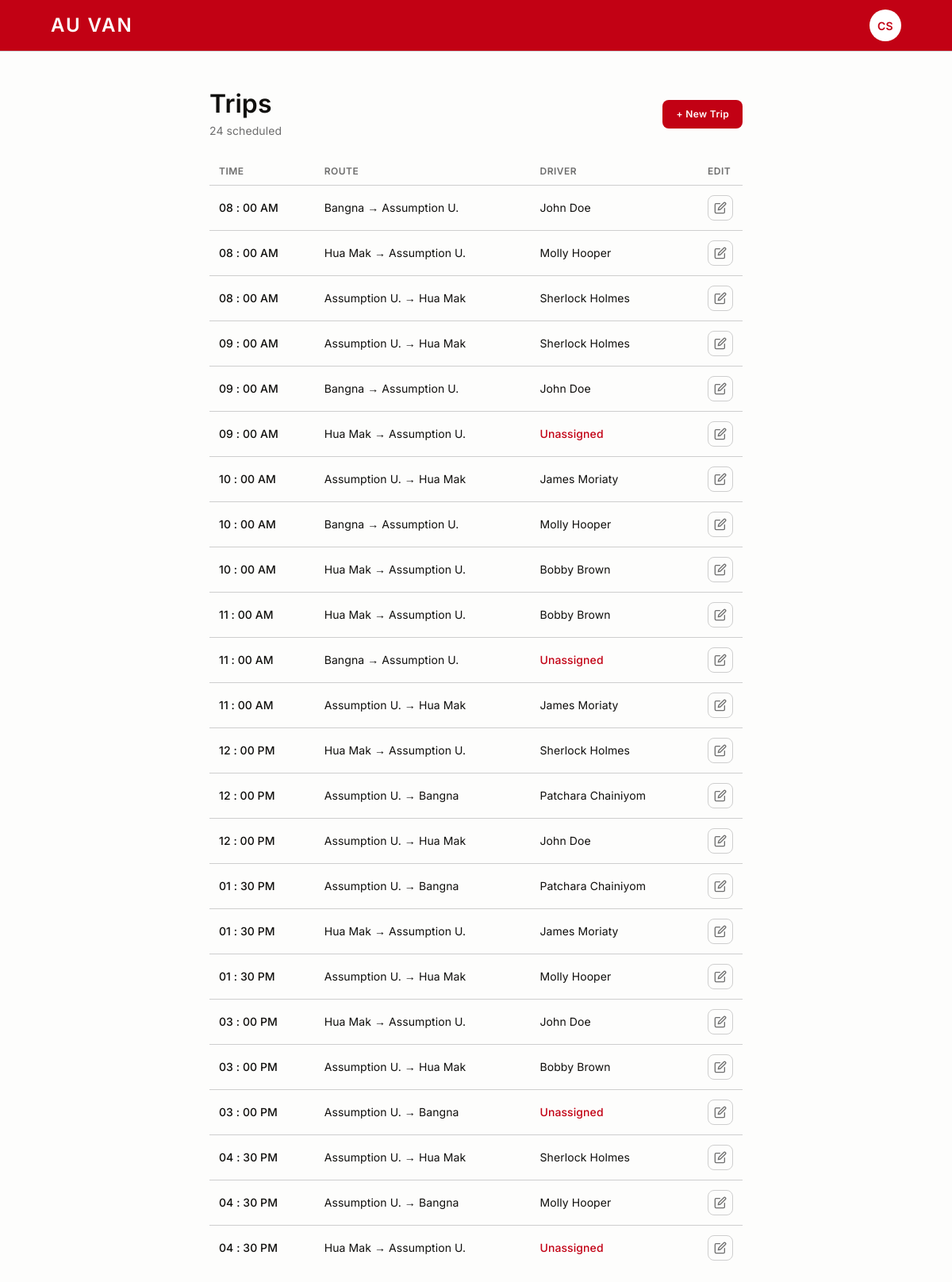
/admin-trips.php (signed in), run on the app's committed database.
### tables this page shows
CREATE TABLE trips (
    id          INT UNSIGNED NOT NULL AUTO_INCREMENT,
    route_id    INT UNSIGNED NOT NULL,
    van_id      INT UNSIGNED NOT NULL,
    driver_id   INT UNSIGNED NULL,                  
    trip_date   DATE         NOT NULL,
    depart_time TIME         NOT NULL,
    created_at  TIMESTAMP    NOT NULL DEFAULT CURRENT_TIMESTAMP,
    PRIMARY KEY (id),
    KEY idx_trips_when   (trip_date, depart_time),  
    KEY idx_trips_driver (driver_id),
    CONSTRAINT fk_trips_route  FOREIGN KEY (route_id)  REFERENCES routes (id) ON DELETE RESTRICT,
    CONSTRAINT fk_trips_van    FOREIGN KEY (van_id)    REFERENCES vans   (id) ON DELETE RESTRICT,
    CONSTRAINT fk_trips_driver FOREIGN KEY (driver_id) REFERENCES users  (id) ON DELETE SET NULL
);

CREATE TABLE users (
    id            INT UNSIGNED NOT NULL AUTO_INCREMENT,
    name          VARCHAR(100) NOT NULL,
    phone         VARCHAR(20)  NOT NULL,
    password_hash VARCHAR(255) NOT NULL,            
    role          ENUM('passenger','driver','admin') NOT NULL DEFAULT 'passenger',
    created_at    TIMESTAMP    NOT NULL DEFAULT CURRENT_TIMESTAMP,
    PRIMARY KEY (id),
    UNIQUE KEY uq_users_phone (phone)               
);

### includes/today.php (called while the page is built, shortened)
<?php
function today_iso(): string
{
    return '2026-05-10';
}

### includes/db.php (called while the page is built, shortened)
<?php
function db(): mysqli
{
    static $conn = null;
    if ($conn instanceof mysqli) {
        return $conn;
    }
    $conn = new mysqli(DB_HOST, DB_USER, DB_PASS, DB_NAME, DB_PORT);
    $conn->set_charset('utf8mb4');
    return $conn;
}

### includes/admin-today.php (called while the page is built, shortened)
<?php
require_once __DIR__ . '/db.php';
require_once __DIR__ . '/today.php';
function get_admin_trips(?string $date = null): array
{
    $date ??= today_iso();
    $stmt = db()->prepare("
        SELECT
            t.id,
            t.route_id,
            t.driver_id,
            u.name AS driver_name,
            DATE_FORMAT(t.depart_time, '%h : %i %p') AS time,
            t.depart_time AS raw_time
        FROM trips t
        LEFT JOIN users u ON u.id = t.driver_id
        WHERE t.trip_date = ?
        ORDER BY t.depart_time
    ");
    $stmt->bind_param('s', $date);
    $stmt->execute();
    $result = $stmt->get_result();
    $trips = [];
    while ($row = $result->fetch_assoc()) {
        $trips[] = [
            'id'        => (int) $row['id'],
            'route_id'  => (int) $row['route_id'],
            'driver_id' => $row['driver_id'] !== null ? (int) $row['driver_id'] : null,
            'driver'    => $row['driver_name'],
            'time'      => $row['time'],
            'raw_time'  => $row['raw_time'],
        ];
    }
    return $trips;
}

### includes/routes.php (called while the page is built, shortened)
<?php
require_once __DIR__ . '/db.php';
function get_routes(): array
{
    static $routes = null;
    if ($routes !== null) {
        return $routes;
    }
    $sql = "
        SELECT
            r.id,
            r.name,
            r.fare,
            (SELECT s.name FROM route_stops rs JOIN stops s ON s.id = rs.stop_id
               WHERE rs.route_id = r.id ORDER BY rs.seq ASC  LIMIT 1) AS `from`,
            (SELECT s.name FROM route_stops rs JOIN stops s ON s.id = rs.stop_id
               WHERE rs.route_id = r.id ORDER BY rs.seq DESC LIMIT 1) AS `to`
        FROM routes r
        ORDER BY r.id
    ";
    $routes = [];
    $result = db()->query($sql);
    while ($row = $result->fetch_assoc()) {
        $routes[(int) $row['id']] = [
            'name' => $row['name'],
            'from' => $row['from'],
            'to'   => $row['to'],
            'fare' => (int) $row['fare'],
        ];
    }
    return $routes;
}
function find_route(int $id): ?array
{
    return get_routes()[$id] ?? null;
}

### public/admin-trips.php (the view, shortened to what this page needs)
<?php
  require_once '../includes/routes.php';
  require_once '../includes/admin-today.php';
  $routes = get_routes();
  $trips = get_admin_trips();
  include '../includes/header.php';
?>
  <main class="page">
    <div class="container">
      <div class="trips-admin">
        <div class="trips-admin-head">
          <div>
            <h2>Trips</h2>
            <p class="trips-admin-count"><?= count($trips) ?> scheduled</p>
          </div>
          <a class="btn btn-primary btn-sm" href="admin-trips.php?new=1">+ New Trip</a>
        </div>
        <table class="data-table">
          <thead>
            <tr><th>Time</th><th>Route</th><th>Driver</th><th class="data-edit-col">Edit</th></tr>
          </thead>
          <tbody>
            <?php foreach ($trips as $t):
              $route = find_route($t['route_id']);
            ?>
              <tr>
                <td class="data-strong"><?= htmlspecialchars($t['time']) ?></td>
                <td><?= htmlspecialchars($route['from'] ?? '') ?> &rarr; <?= htmlspecialchars($route['to'] ?? '') ?></td>
                <td>
                  <?php if ($t['driver'] !== null): ?>
                    <?= htmlspecialchars($t['driver']) ?>
                  <?php else: ?>
                    <span class="trip-unassigned">Unassigned</span>
                  <?php endif; ?>
                </td>
                <td class="data-edit-col">
                  <a class="data-edit" href="admin-trips.php?assign=<?= (int) $t['id'] ?>" aria-label="Assign driver">
                    <svg viewBox="0 0 24 24" fill="none" stroke="currentColor" stroke-width="2"
                         stroke-linecap="round" stroke-linejoin="round" focusable="false">
                      <path d="M11 4H4a2 2 0 0 0-2 2v14a2 2 0 0 0 2 2h14a2 2 0 0 0 2-2v-7"></path>
                      <path d="M18.5 2.5a2.12 2.12 0 0 1 3 3L12 15l-4 1 1-4Z"></path>
                    </svg>
                  </a>
                </td>
              </tr>
            <?php endforeach; ?>
          </tbody>
        </table>
      </div>
    </div>
  </main>
<?php include '../includes/footer.php'; ?>

### public/css/style.css (style rules this page uses)
*, *::before, *::after { box-sizing: border-box; }
body, h1, h2, h3, h4, p, figure { margin: 0; }
img, svg { display: block; max-width: 100%; }
:root { --brand-primary: #c20114; --brand-primary-dark: #9c0110; --brand-tint: #f4e4e8; --yellow: #facc15; --yellow-bg: #fef9c3; --green: #16a34a; --green-bg: #dcfce7; --surface: #fdfdfc; --surface-alt: #eaeaea; --text-primary: #100f0d; --text-secondary: #6e6e6e; --text-muted: #a6a6a6; --border: #cecece; --on-primary: #ffffff; --text-xs: 12px; --text-sm: 14px; --text-base: 16px; --text-lg: 18px; --text-xl: 24px; --text-2xl: 32px; --text-3xl: 48px; --leading-tight: 1.15; --leading-normal: 1.5; --weight-regular: 400; --weight-medium: 500; --weight-semibold: 600; --space-1: 4px; --space-2: 8px; --space-3: 12px; --space-4: 16px; --space-5: 24px; --space-6: 32px; --space-7: 48px; --space-8: 64px; --control-h: 44px; --control-h-sm: 36px; --control-pad-x: var(--space-5); --btn-min-w: 140px; --w-narrow: 420px; --w-mid: 560px; --w-content: 720px; --w-wide: 1120px; --navbar-h: 64px; --avatar-size: 40px; --radius: 8px; --radius-pill: 999px; --border-w: 1px; --font-body: 'Inter', 'Noto Sans Thai', sans-serif; }
body { background: var(--surface); color: var(--text-primary); font-family: var(--font-body); font-size: var(--text-base); line-height: var(--leading-normal); letter-spacing: 0.005em; }
h2 { font-size: var(--text-2xl); font-weight: var(--weight-semibold); line-height: var(--leading-tight); }
a { color: var(--brand-primary); }
.page { padding-top: var(--space-7); padding-bottom: var(--space-7); }
.container { width: 100%; max-width: var(--w-content); margin-left: auto; margin-right: auto; padding-left: var(--space-5); padding-right: var(--space-5); }
.btn { display: inline-flex; align-items: center; justify-content: center; height: var(--control-h); min-width: var(--btn-min-w); padding: 0 var(--control-pad-x); border: var(--border-w) solid transparent; border-radius: var(--radius); font-size: var(--text-sm); font-weight: var(--weight-semibold); letter-spacing: 0.03em; text-decoration: none; cursor: pointer; transition: background-color 0.15s ease, color 0.15s ease; }
.btn-primary { background: var(--brand-primary); color: var(--on-primary); }
.btn-sm { height: var(--control-h-sm); min-width: 0; padding: 0 var(--space-4); font-size: var(--text-xs); }
.data-table { width: 100%; border-collapse: collapse; }
.data-table th { padding: var(--space-2) var(--space-3); text-align: left; font-size: var(--text-xs); font-weight: var(--weight-semibold); letter-spacing: 0.04em; text-transform: uppercase; color: var(--text-secondary); border-bottom: var(--border-w) solid var(--border); }
.data-table td { padding: var(--space-3); font-size: var(--text-sm); border-bottom: var(--border-w) solid var(--border); vertical-align: middle; }
.data-table tbody tr:last-child td { border-bottom: none; }
.data-strong { font-weight: var(--weight-medium); color: var(--text-primary); }
.data-edit-col { width: 1%; white-space: nowrap; text-align: right; }
.data-edit { display: inline-flex; align-items: center; justify-content: center; width: 32px; height: 32px; border-radius: var(--radius); border: var(--border-w) solid var(--border); background: var(--surface); color: var(--text-secondary); cursor: pointer; transition: border-color 0.15s ease, color 0.15s ease; }
.data-edit svg { width: 16px; height: 16px; }
.trips-admin { display: grid; row-gap: var(--space-5); }
.trips-admin-head { display: flex; align-items: center; justify-content: space-between; gap: var(--space-4); }
.trips-admin-count { margin-top: var(--space-1); font-size: var(--text-sm); color: var(--text-secondary); }
.trip-unassigned { font-weight: var(--weight-medium); color: var(--brand-primary); }

### data on the page
trips: time "08 : 00 AM", from "Bangna", to "Assumption U.", driver.name "John Doe"
trips: time "08 : 00 AM", from "Hua Mak", to "Assumption U.", driver.name "Molly Hooper"
trips: time "08 : 00 AM", from "Assumption U.", to "Hua Mak", driver.name "Sherlock Holmes"
trips: time "09 : 00 AM", from "Assumption U.", to "Hua Mak", driver.name "Sherlock Holmes"
trips: time "09 : 00 AM", from "Bangna", to "Assumption U.", driver.name "John Doe"
trips: time "09 : 00 AM", from "Hua Mak", to "Assumption U.", shows "Unassigned"
trips: time "10 : 00 AM", from "Assumption U.", to "Hua Mak", driver.name "James Moriaty"
trips: time "10 : 00 AM", from "Bangna", to "Assumption U.", driver.name "Molly Hooper"
trips: time "10 : 00 AM", from "Hua Mak", to "Assumption U.", driver.name "Bobby Brown"
trips: time "11 : 00 AM", from "Hua Mak", to "Assumption U.", driver.name "Bobby Brown"
trips: time "11 : 00 AM", from "Bangna", to "Assumption U.", shows "Unassigned"
trips: time "11 : 00 AM", from "Assumption U.", to "Hua Mak", driver.name "James Moriaty"
trips: time "12 : 00 PM", from "Hua Mak", to "Assumption U.", driver.name "Sherlock Holmes"
trips: time "12 : 00 PM", route "Assumption U.", route "Bangna", driver.name "Patchara Chainiyom"
trips: time "12 : 00 PM", from "Assumption U.", to "Hua Mak", driver.name "John Doe"
trips: time "01 : 30 PM", route "Assumption U.", route "Bangna", driver.name "Patchara Chainiyom"
trips: time "01 : 30 PM", from "Hua Mak", to "Assumption U.", driver.name "James Moriaty"
trips: time "01 : 30 PM", from "Assumption U.", to "Hua Mak", driver.name "Molly Hooper"
trips: time "03 : 00 PM", from "Hua Mak", to "Assumption U.", driver.name "John Doe"
trips: time "03 : 00 PM", from "Assumption U.", to "Hua Mak", driver.name "Bobby Brown"
trips: time "03 : 00 PM", route "Assumption U.", route "Bangna", shows "Unassigned"
trips: time "04 : 30 PM", from "Assumption U.", to "Hua Mak", driver.name "Sherlock Holmes"
trips: time "04 : 30 PM", route "Assumption U.", route "Bangna", driver.name "Molly Hooper"
trips: time "04 : 30 PM", from "Hua Mak", to "Assumption U.", shows "Unassigned"

### other printed values
$initials "CS"
count($trips) "24"
